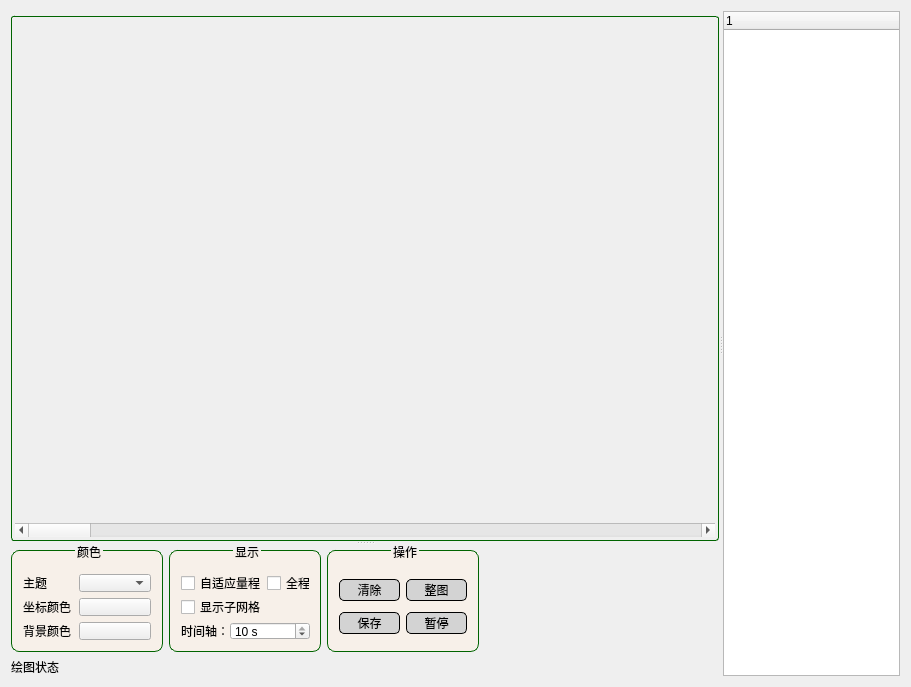
<?xml version="1.0" encoding="UTF-8"?>
<ui version="4.0">
 <class>WidgetPlot2D</class>
 <widget class="QWidget" name="WidgetPlot2D">
  <property name="geometry">
   <rect>
    <x>0</x>
    <y>0</y>
    <width>904</width>
    <height>682</height>
   </rect>
  </property>
  <property name="windowTitle">
   <string>Form</string>
  </property>
  <property name="styleSheet">
   <string notr="true">/******************** QGroupBox ***********************/
QGroupBox#plotUiGroup, #plotShowGroup, #plotOperGroup, #plotSetupGroup
{
    min-width: 150px;
    max-width: 150px;

    min-height: 100px;
    max-height: 100px;

    border: 1px solid darkGreen;
    border-radius: 8px;
    background: rgba(250, 240, 230, 0.7);  /*背景半透明 */
    margin: 5px 0px 0px 0px;
}

QGroupBox#plotGroup
{
    border: 1px solid darkGreen;
    border-radius: 3px;
    margin: 5px 0px 0px 0px;
}

QGroupBox::title
{
    subcontrol-origin: margin;
    subcontrol-position: top;
}

/****************** QPushButton *******************/
QPushButton#clearPBtn, #fullShowPBtn, #savePBtn, #openPBtn, #pausePBtn
{
    border: 1px solid black;
    background-color: lightGray;
    width: 25px;
    height: 20px;
    border-radius: 5px;                 /* 边框圆角半径 */
}

QPushButton#clearPBtn:hover, #fullShowPBtn:hover, #savePBtn:hover, #openPBtn:hover, #pausePBtn:hover
{
    border: 1px solid darkCyan;
    border-radius: 5px;                 /* 边框圆角半径 */
}

QPushButton#clearPBtn:pressed, #fullShowPBtn:pressed, #savePBtn:pressed, #openPBtn:pressed, #pausePBtn:pressed
{
    color: white;
    border: 1px solid darkCyan;
    background-color: darkCyan;             /* 背景 */
    border-radius: 5px;                 /* 边框圆角半径 */
}


/***********************QScrollBar****************************/



</string>
  </property>
  <layout class="QHBoxLayout" name="horizontalLayout">
   <item>
    <widget class="QSplitter" name="splitter1">
     <property name="orientation">
      <enum>Qt::Horizontal</enum>
     </property>
     <widget class="QSplitter" name="splitter">
      <property name="orientation">
       <enum>Qt::Vertical</enum>
      </property>
      <widget class="QGroupBox" name="plotGroup">
       <property name="sizePolicy">
        <sizepolicy hsizetype="Preferred" vsizetype="Expanding">
         <horstretch>0</horstretch>
         <verstretch>0</verstretch>
        </sizepolicy>
       </property>
       <property name="title">
        <string/>
       </property>
       <layout class="QVBoxLayout" name="verticalLayout_2">
        <property name="spacing">
         <number>1</number>
        </property>
        <property name="leftMargin">
         <number>1</number>
        </property>
        <property name="topMargin">
         <number>5</number>
        </property>
        <property name="rightMargin">
         <number>1</number>
        </property>
        <property name="bottomMargin">
         <number>1</number>
        </property>
        <item>
         <widget class="QCustomPlot" name="customPlot" native="true">
          <property name="sizePolicy">
           <sizepolicy hsizetype="Expanding" vsizetype="Preferred">
            <horstretch>0</horstretch>
            <verstretch>0</verstretch>
           </sizepolicy>
          </property>
          <property name="minimumSize">
           <size>
            <width>700</width>
            <height>500</height>
           </size>
          </property>
         </widget>
        </item>
        <item>
         <widget class="QScrollBar" name="horizontalScrollBar">
          <property name="orientation">
           <enum>Qt::Horizontal</enum>
          </property>
         </widget>
        </item>
       </layout>
      </widget>
      <widget class="QWidget" name="layoutWidget">
       <layout class="QVBoxLayout" name="verticalLayout">
        <item>
         <layout class="QHBoxLayout" name="horizontalLayout_2">
          <item>
           <widget class="QGroupBox" name="plotUiGroup">
            <property name="title">
             <string>颜色</string>
            </property>
            <property name="alignment">
             <set>Qt::AlignCenter</set>
            </property>
            <layout class="QGridLayout" name="gridLayout">
             <item row="0" column="1">
              <widget class="QComboBox" name="themeCombo"/>
             </item>
             <item row="1" column="0">
              <widget class="QLabel" name="label_2">
               <property name="text">
                <string>坐标颜色</string>
               </property>
              </widget>
             </item>
             <item row="0" column="0">
              <widget class="QLabel" name="label">
               <property name="text">
                <string>主题</string>
               </property>
              </widget>
             </item>
             <item row="2" column="0">
              <widget class="QLabel" name="label_3">
               <property name="text">
                <string>背景颜色</string>
               </property>
              </widget>
             </item>
             <item row="2" column="1">
              <widget class="QPushButton" name="backgroundColorPBtn">
               <property name="text">
                <string/>
               </property>
              </widget>
             </item>
             <item row="1" column="1">
              <widget class="QPushButton" name="axisColorPBtn">
               <property name="text">
                <string/>
               </property>
              </widget>
             </item>
            </layout>
           </widget>
          </item>
          <item>
           <widget class="QGroupBox" name="plotShowGroup">
            <property name="title">
             <string>显示</string>
            </property>
            <property name="alignment">
             <set>Qt::AlignCenter</set>
            </property>
            <layout class="QGridLayout" name="gridLayout_2">
             <item row="0" column="0" colspan="2">
              <widget class="QCheckBox" name="autoRangeCheck">
               <property name="text">
                <string>自适应量程</string>
               </property>
              </widget>
             </item>
             <item row="1" column="0" colspan="2">
              <widget class="QCheckBox" name="subGridCheck">
               <property name="text">
                <string>显示子网格</string>
               </property>
              </widget>
             </item>
             <item row="2" column="0">
              <widget class="QLabel" name="label_4">
               <property name="text">
                <string>时间轴：</string>
               </property>
              </widget>
             </item>
             <item row="2" column="1" colspan="2">
              <widget class="QSpinBox" name="timeAxisSpin">
               <property name="suffix">
                <string> s</string>
               </property>
               <property name="prefix">
                <string/>
               </property>
               <property name="minimum">
                <number>1</number>
               </property>
               <property name="maximum">
                <number>10</number>
               </property>
               <property name="value">
                <number>10</number>
               </property>
              </widget>
             </item>
             <item row="0" column="2">
              <widget class="QCheckBox" name="fullShowCheck">
               <property name="text">
                <string>全程</string>
               </property>
              </widget>
             </item>
            </layout>
           </widget>
          </item>
          <item>
           <widget class="QGroupBox" name="plotOperGroup">
            <property name="minimumSize">
             <size>
              <width>152</width>
              <height>107</height>
             </size>
            </property>
            <property name="title">
             <string>操作</string>
            </property>
            <property name="alignment">
             <set>Qt::AlignCenter</set>
            </property>
            <layout class="QGridLayout" name="gridLayout_3">
             <item row="0" column="2">
              <widget class="QPushButton" name="fullShowPBtn">
               <property name="text">
                <string>整图</string>
               </property>
               <property name="checkable">
                <bool>false</bool>
               </property>
              </widget>
             </item>
             <item row="0" column="0">
              <widget class="QPushButton" name="clearPBtn">
               <property name="text">
                <string>清除</string>
               </property>
              </widget>
             </item>
             <item row="1" column="0">
              <widget class="QPushButton" name="savePBtn">
               <property name="text">
                <string>保存</string>
               </property>
              </widget>
             </item>
             <item row="1" column="2">
              <widget class="QPushButton" name="pausePBtn">
               <property name="text">
                <string>暂停</string>
               </property>
               <property name="icon">
                <iconset>
                 <normaloff>:/image/pause.png</normaloff>:/image/pause.png</iconset>
               </property>
              </widget>
             </item>
            </layout>
           </widget>
          </item>
          <item>
           <spacer name="horizontalSpacer">
            <property name="orientation">
             <enum>Qt::Horizontal</enum>
            </property>
            <property name="sizeHint" stdset="0">
             <size>
              <width>40</width>
              <height>20</height>
             </size>
            </property>
           </spacer>
          </item>
         </layout>
        </item>
        <item>
         <widget class="QLabel" name="statusLabel">
          <property name="sizePolicy">
           <sizepolicy hsizetype="Preferred" vsizetype="Fixed">
            <horstretch>0</horstretch>
            <verstretch>0</verstretch>
           </sizepolicy>
          </property>
          <property name="text">
           <string>绘图状态</string>
          </property>
         </widget>
        </item>
       </layout>
      </widget>
     </widget>
     <widget class="QTreeWidget" name="treeWidget">
      <property name="minimumSize">
       <size>
        <width>177</width>
        <height>0</height>
       </size>
      </property>
      <column>
       <property name="text">
        <string notr="true">1</string>
       </property>
      </column>
     </widget>
    </widget>
   </item>
  </layout>
 </widget>
 <customwidgets>
  <customwidget>
   <class>QCustomPlot</class>
   <extends>QWidget</extends>
   <header>../../qcustomplot.h</header>
   <container>1</container>
  </customwidget>
 </customwidgets>
 <resources/>
 <connections/>
</ui>
